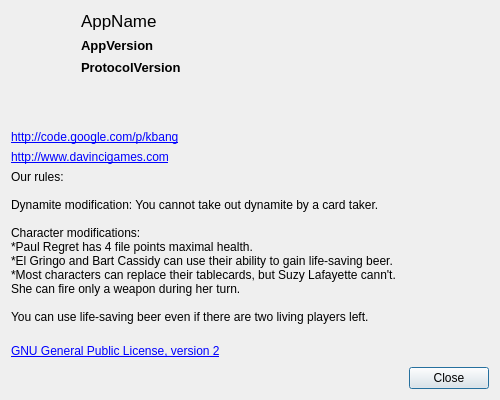
<?xml version="1.0" encoding="UTF-8"?>
<ui version="4.0">
 <class>AboutDialog</class>
 <widget class="QDialog" name="AboutDialog">
  <property name="geometry">
   <rect>
    <x>0</x>
    <y>0</y>
    <width>500</width>
    <height>400</height>
   </rect>
  </property>
  <property name="sizePolicy">
   <sizepolicy hsizetype="Fixed" vsizetype="Fixed">
    <horstretch>0</horstretch>
    <verstretch>0</verstretch>
   </sizepolicy>
  </property>
  <property name="minimumSize">
   <size>
    <width>300</width>
    <height>200</height>
   </size>
  </property>
  <property name="maximumSize">
   <size>
    <width>500</width>
    <height>600</height>
   </size>
  </property>
  <property name="windowTitle">
   <string>About  KBang Client</string>
  </property>
  <layout class="QVBoxLayout" name="verticalLayout_3">
   <item>
    <layout class="QHBoxLayout" name="horizontalLayout">
     <item>
      <widget class="QLabel" name="labelIcon">
       <property name="minimumSize">
        <size>
         <width>64</width>
         <height>64</height>
        </size>
       </property>
       <property name="maximumSize">
        <size>
         <width>64</width>
         <height>64</height>
        </size>
       </property>
       <property name="baseSize">
        <size>
         <width>128</width>
         <height>128</height>
        </size>
       </property>
       <property name="text">
        <string/>
       </property>
      </widget>
     </item>
     <item>
      <layout class="QVBoxLayout" name="verticalLayout">
       <item>
        <widget class="QLabel" name="labelAppName">
         <property name="font">
          <font>
           <pointsize>13</pointsize>
          </font>
         </property>
         <property name="text">
          <string>AppName</string>
         </property>
        </widget>
       </item>
       <item>
        <widget class="QLabel" name="labelAppVersion">
         <property name="font">
          <font>
           <pointsize>10</pointsize>
           <weight>75</weight>
           <bold>true</bold>
          </font>
         </property>
         <property name="text">
          <string>AppVersion</string>
         </property>
        </widget>
       </item>
       <item>
        <widget class="QLabel" name="labelProtocolVersion">
         <property name="font">
          <font>
           <pointsize>10</pointsize>
           <weight>75</weight>
           <bold>true</bold>
          </font>
         </property>
         <property name="text">
          <string>ProtocolVersion</string>
         </property>
        </widget>
       </item>
      </layout>
     </item>
    </layout>
   </item>
   <item>
    <spacer name="verticalSpacer">
     <property name="orientation">
      <enum>Qt::Vertical</enum>
     </property>
     <property name="sizeHint" stdset="0">
      <size>
       <width>20</width>
       <height>22</height>
      </size>
     </property>
    </spacer>
   </item>
   <item>
    <layout class="QVBoxLayout" name="verticalLayout_2">
     <item>
      <widget class="QLabel" name="labelProjectUrl">
       <property name="text">
        <string>&lt;a href=&quot;http://code.google.com/p/kbang&quot;&gt;http://code.google.com/p/kbang&lt;/a&gt;</string>
       </property>
      </widget>
     </item>
     <item>
      <widget class="QLabel" name="labelCreatorUrl">
       <property name="text">
        <string>&lt;a href=&quot;http://www.davincigames.com&quot;&gt;http://www.davincigames.com&lt;/a&gt;</string>
       </property>
      </widget>
     </item>
     
     <item>
      <widget class="QLabel" name="labelOurRules">
       <property name="text">
        <string>Our rules:

Dynamite modification: You cannot take out dynamite by a card taker. 

Character modifications:
*Paul Regret has 4 file points maximal health.
*El Gringo and Bart Cassidy can use their ability to gain life-saving beer.
*Most characters can replace their tablecards, but Suzy Lafayette cann't.
She can fire only a weapon during her turn.

You can use life-saving beer even if there are two living players left.
</string>
       </property>
      </widget>
     </item>
     
     <item>
      <widget class="QLabel" name="labelLicenceUrl">
       <property name="text">
        <string>&lt;!DOCTYPE HTML PUBLIC &quot;-//W3C//DTD HTML 4.0//EN&quot; &quot;http://www.w3.org/TR/REC-html40/strict.dtd&quot;&gt;
&lt;html&gt;&lt;head&gt;&lt;meta name=&quot;qrichtext&quot; content=&quot;1&quot; /&gt;&lt;style type=&quot;text/css&quot;&gt;
p, li { white-space: pre-wrap; }
&lt;/style&gt;&lt;/head&gt;&lt;body style=&quot; font-family:'DejaVu Sans'; font-size:9pt; font-weight:400; font-style:normal;&quot;&gt;
&lt;p style=&quot; margin-top:0px; margin-bottom:0px; margin-left:0px; margin-right:0px; -qt-block-indent:0; text-indent:0px;&quot;&gt;&lt;a href=&quot;http://www.gnu.org/licenses/old-licenses/gpl-2.0.html&quot;&gt;&lt;span style=&quot; text-decoration: underline; color:#0000ff;&quot;&gt;GNU General Public License, version 2&lt;/span&gt;&lt;/a&gt;&lt;/p&gt;&lt;/body&gt;&lt;/html&gt;</string>
       </property>
      </widget>
     </item>
    </layout>
   </item>
   <item>
    <spacer name="verticalSpacer_2">
     <property name="orientation">
      <enum>Qt::Vertical</enum>
     </property>
     <property name="sizeType">
      <enum>QSizePolicy::Maximum</enum>
     </property>
     <property name="sizeHint" stdset="0">
      <size>
       <width>20</width>
       <height>3</height>
      </size>
     </property>
    </spacer>
   </item>
   <item>
    <widget class="QDialogButtonBox" name="buttonBox">
     <property name="standardButtons">
      <set>QDialogButtonBox::Close</set>
     </property>
    </widget>
   </item>
  </layout>
 </widget>
 <resources/>
 <connections>
  <connection>
   <sender>buttonBox</sender>
   <signal>rejected()</signal>
   <receiver>AboutDialog</receiver>
   <slot>close()</slot>
   <hints>
    <hint type="sourcelabel">
     <x>175</x>
     <y>184</y>
    </hint>
    <hint type="destinationlabel">
     <x>175</x>
     <y>116</y>
    </hint>
   </hints>
  </connection>
 </connections>
</ui>
